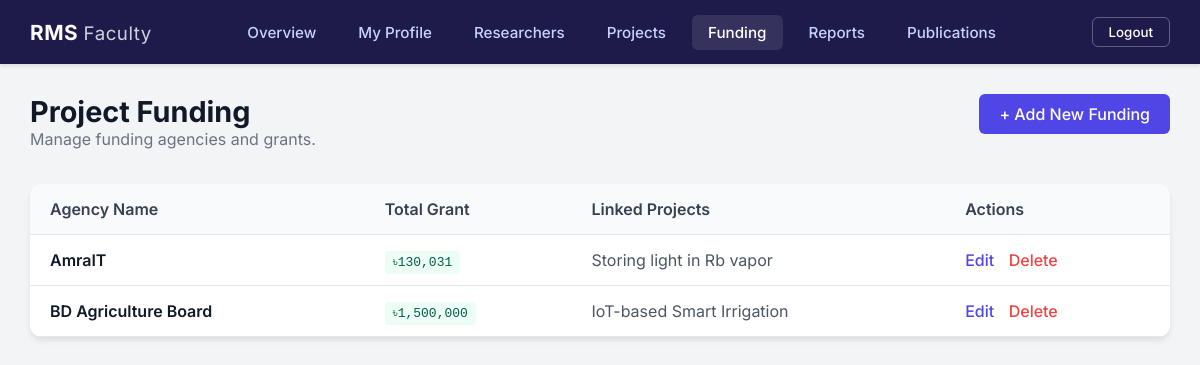
/modules/funding/list.php (signed in), run on the app's committed database.
### tables this page shows
CREATE TABLE `funding` (
  `funding_id` varchar(36) NOT NULL,
  `agency_name` varchar(200) NOT NULL,
  `total_grant` decimal(12,2) NOT NULL CHECK (`total_grant` >= 0)
);

### modules/funding/list.php (the view, shortened to what this page needs)
<?php
require_once __DIR__ . '/../../config/db_connect.php';
$uid = $_SESSION['uid'] ?? null;
$user_type = $_SESSION['user_type'];
if ($user_type == 'admin') {
    $query = "
        SELECT
            f.funding_id,
            f.agency_name,
            f.total_grant,
            GROUP_CONCAT(p.project_title SEPARATOR ', ') as linked_projects
        FROM funding f
        LEFT JOIN project_funding pf ON f.funding_id = pf.funding_id
        LEFT JOIN project p ON pf.project_id = p.project_id
        GROUP BY f.funding_id
        ORDER BY f.agency_name ASC
    ";
    $stmt = $conn->prepare($query);
} else {
    $query = "
        SELECT
            f.funding_id,
            f.agency_name,
            f.total_grant,
            GROUP_CONCAT(p.project_title SEPARATOR ', ') as linked_projects
        FROM funding f
        JOIN project_funding pf_filter ON f.funding_id = pf_filter.funding_id
        JOIN researcher_project rp ON pf_filter.project_id = rp.project_id
        LEFT JOIN project_funding pf ON f.funding_id = pf.funding_id
        LEFT JOIN project p ON pf.project_id = p.project_id
        WHERE rp.researcher_id = ?
        GROUP BY f.funding_id
        ORDER BY f.agency_name ASC
    ";
    $stmt = $conn->prepare($query);
    $stmt->bind_param("s", $uid);
}
$stmt->execute();
$result = $stmt->get_result();
?>
<!DOCTYPE html>
<html lang="en">
<head>
    <link rel="stylesheet" href="/research_management/public/css/style.css?v=<?php echo time(); ?>">
</head>
<body>
    <div class="dashboard-container">
        <?php include __DIR__ . '/../../public/includes/topbar.php'; ?>
        <main class="main-content">
            <div class="page-header" style="display: flex; justify-content: space-between; align-items: start;">
                <div>
                    <h1>Project Funding</h1>
                    <p>Manage funding agencies and grants.</p>
                </div>
                <a href="add.php" class="btn-primary"
                    style="background: #4f46e5; color: white; padding: 10px 20px; border-radius: 6px; text-decoration: none; font-weight: 500;">+
                    Add New Funding</a>
            </div>
            <div class="table-container">
                <table class="modern-table">
                    <thead>
                        <tr>
                            <th>Agency Name</th>
                            <th>Total Grant</th>
                            <th>Linked Projects</th>
                            <th>Actions</th>
                        </tr>
                    </thead>
                    <tbody>
                        <?php if ($result->num_rows > 0): ?>
                            <?php while ($row = $result->fetch_assoc()): ?>
                                <tr>
                                    <td>
                                        <a href="view.php?id=<?php echo $row['funding_id']; ?>"
                                            style="color: #111827; text-decoration: none; font-weight: 600;">
                                            <?php echo htmlspecialchars($row['agency_name']); ?>
                                        </a>
                                    </td>
                                    <td>
                                        <span
                                            style="font-family: monospace; background: #ecfdf5; color: #065f46; padding: 4px 8px; border-radius: 4px;">
                                            ৳<?php echo number_format($row['total_grant']); ?>
                                        </span>
                                    </td>
                                    <td>
                                        <?php if ($row['linked_projects']): ?>
                                            <?php echo htmlspecialchars($row['linked_projects']); ?>
                                        <?php else: ?>
                                            <span style="color: #9ca3af; font-style: italic;">No projects linked</span>
                                        <?php endif; ?>
                                    </td>
                                    <td>
                                        <a href="edit.php?id=<?php echo $row['funding_id']; ?>" class="action-link">Edit</a>
                                        <a href="delete.php?id=<?php echo $row['funding_id']; ?>" class="action-link delete"
                                            onclick="return confirm('Are you sure you want to delete this funding source?');">Delete</a>
                                    </td>
                                </tr>
                            <?php endwhile; ?>
                        <?php endif; ?>
                    </tbody>
                </table>
            </div>
        </main>
    </div>
</body>
</html>

### public/css/style.css (style rules this page uses)
* { margin: 0; padding: 0; box-sizing: border-box; font-family: 'Inter', sans-serif; }
body { background-color: #f3f4f6; min-height: 100vh; }
.dashboard-container { display: flex; flex-direction: column; min-height: 100vh; }
.main-content { flex: 1; padding: 30px; max-width: 1200px; margin: 0 auto; width: 100%; }
.page-header { margin-bottom: 30px; }
.page-header h1 { font-size: 1.8rem; color: #111827; }
.page-header p { color: #6b7280; }
.table-container { background: white; border-radius: 12px; box-shadow: 0 4px 6px -1px rgba(0, 0, 0, 0.1); overflow: hidden; margin-bottom: 30px; }
.modern-table { width: 100%; border-collapse: collapse; text-align: left; }
.modern-table th { background: #f9fafb; padding: 15px 20px; font-weight: 600; color: #374151; border-bottom: 1px solid #e5e7eb; }
.modern-table td { padding: 15px 20px; border-bottom: 1px solid #e5e7eb; color: #4b5563; }
.modern-table td a { color: #4f46e5; text-decoration: none; font-weight: 500; margin-right: 10px; }
.btn-primary { display: inline-block; background: #4f46e5; color: white; padding: 10px 20px; border-radius: 6px; text-decoration: none; font-weight: 500; margin-bottom: 20px; transition: background 0.2s; }

### modules/funding/list.php (style rules this page uses)
.action-link { color: #4f46e5; text-decoration: none; font-weight: 500; margin-right: 15px; }
.action-link.delete { color: #ef4444; }

### data on the page
funding: agency_name "AmraIT", total_grant "130,031", linked_projects "Storing light in Rb vapor"
funding: agency_name "BD Agriculture Board", total_grant "1,500,000", linked_projects "IoT-based Smart Irrigation"

### other printed values
$user_type "Faculty"
